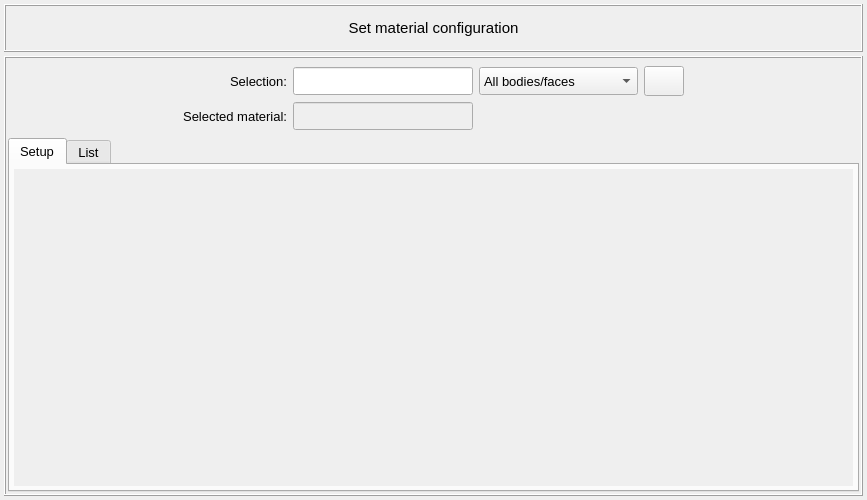
<?xml version="1.0" encoding="UTF-8"?>
<ui version="4.0">
 <class>Dialog</class>
 <widget class="QDialog" name="Dialog">
  <property name="geometry">
   <rect>
    <x>0</x>
    <y>0</y>
    <width>867</width>
    <height>500</height>
   </rect>
  </property>
  <property name="minimumSize">
   <size>
    <width>600</width>
    <height>500</height>
   </size>
  </property>
  <property name="maximumSize">
   <size>
    <width>900</width>
    <height>600</height>
   </size>
  </property>
  <property name="windowTitle">
   <string>Dialog</string>
  </property>
  <layout class="QGridLayout" name="gridLayout">
   <property name="leftMargin">
    <number>4</number>
   </property>
   <property name="topMargin">
    <number>4</number>
   </property>
   <property name="rightMargin">
    <number>4</number>
   </property>
   <property name="bottomMargin">
    <number>4</number>
   </property>
   <property name="spacing">
    <number>4</number>
   </property>
   <item row="1" column="0">
    <widget class="QFrame" name="frame_main_widget">
     <property name="frameShape">
      <enum>QFrame::Shape::Box</enum>
     </property>
     <property name="frameShadow">
      <enum>QFrame::Shadow::Raised</enum>
     </property>
     <layout class="QGridLayout" name="gridLayout_4">
      <property name="leftMargin">
       <number>2</number>
      </property>
      <property name="topMargin">
       <number>2</number>
      </property>
      <property name="rightMargin">
       <number>2</number>
      </property>
      <property name="bottomMargin">
       <number>2</number>
      </property>
      <property name="spacing">
       <number>2</number>
      </property>
      <item row="0" column="0">
       <widget class="QFrame" name="frame">
        <property name="minimumSize">
         <size>
          <width>400</width>
          <height>0</height>
         </size>
        </property>
        <property name="maximumSize">
         <size>
          <width>16777215</width>
          <height>80</height>
         </size>
        </property>
        <property name="font">
         <font>
          <pointsize>10</pointsize>
         </font>
        </property>
        <property name="frameShape">
         <enum>QFrame::Shape::NoFrame</enum>
        </property>
        <property name="frameShadow">
         <enum>QFrame::Shadow::Raised</enum>
        </property>
        <property name="lineWidth">
         <number>1</number>
        </property>
        <layout class="QGridLayout" name="gridLayout_2">
         <property name="leftMargin">
          <number>6</number>
         </property>
         <property name="topMargin">
          <number>6</number>
         </property>
         <property name="rightMargin">
          <number>6</number>
         </property>
         <property name="bottomMargin">
          <number>6</number>
         </property>
         <item row="0" column="2">
          <widget class="QLineEdit" name="lineEdit_selection_id">
           <property name="enabled">
            <bool>true</bool>
           </property>
           <property name="minimumSize">
            <size>
             <width>180</width>
             <height>28</height>
            </size>
           </property>
           <property name="maximumSize">
            <size>
             <width>180</width>
             <height>28</height>
            </size>
           </property>
           <property name="font">
            <font>
             <pointsize>10</pointsize>
            </font>
           </property>
           <property name="focusPolicy">
            <enum>Qt::FocusPolicy::ClickFocus</enum>
           </property>
           <property name="styleSheet">
            <string notr="true"/>
           </property>
           <property name="text">
            <string/>
           </property>
           <property name="alignment">
            <set>Qt::AlignmentFlag::AlignCenter</set>
           </property>
          </widget>
         </item>
         <item row="0" column="3">
          <widget class="QComboBox" name="comboBox_attribution_type">
           <property name="minimumSize">
            <size>
             <width>140</width>
             <height>28</height>
            </size>
           </property>
           <property name="maximumSize">
            <size>
             <width>16777215</width>
             <height>28</height>
            </size>
           </property>
           <property name="font">
            <font>
             <pointsize>10</pointsize>
            </font>
           </property>
           <item>
            <property name="text">
             <string>All bodies/faces</string>
            </property>
           </item>
           <item>
            <property name="text">
             <string>All bodies</string>
            </property>
           </item>
           <item>
            <property name="text">
             <string>All faces</string>
            </property>
           </item>
           <item>
            <property name="text">
             <string>Selected bodies</string>
            </property>
           </item>
           <item>
            <property name="text">
             <string>Selected faces</string>
            </property>
           </item>
           <item>
            <property name="text">
             <string>Selected bodies/faces</string>
            </property>
           </item>
          </widget>
         </item>
         <item row="0" column="0">
          <spacer name="horizontalSpacer_2">
           <property name="orientation">
            <enum>Qt::Orientation::Horizontal</enum>
           </property>
           <property name="sizeHint" stdset="0">
            <size>
             <width>40</width>
             <height>20</height>
            </size>
           </property>
          </spacer>
         </item>
         <item row="1" column="2">
          <widget class="QLineEdit" name="lineEdit_selected_material_name">
           <property name="enabled">
            <bool>false</bool>
           </property>
           <property name="minimumSize">
            <size>
             <width>180</width>
             <height>28</height>
            </size>
           </property>
           <property name="maximumSize">
            <size>
             <width>180</width>
             <height>28</height>
            </size>
           </property>
           <property name="font">
            <font>
             <pointsize>10</pointsize>
            </font>
           </property>
           <property name="focusPolicy">
            <enum>Qt::FocusPolicy::ClickFocus</enum>
           </property>
           <property name="styleSheet">
            <string notr="true"/>
           </property>
           <property name="text">
            <string/>
           </property>
           <property name="alignment">
            <set>Qt::AlignmentFlag::AlignCenter</set>
           </property>
          </widget>
         </item>
         <item row="0" column="1">
          <widget class="QLabel" name="label">
           <property name="font">
            <font>
             <family>MS Shell Dlg 2</family>
             <pointsize>10</pointsize>
             <bold>false</bold>
            </font>
           </property>
           <property name="text">
            <string>Selection:</string>
           </property>
           <property name="textFormat">
            <enum>Qt::TextFormat::AutoText</enum>
           </property>
           <property name="alignment">
            <set>Qt::AlignmentFlag::AlignRight|Qt::AlignmentFlag::AlignTrailing|Qt::AlignmentFlag::AlignVCenter</set>
           </property>
          </widget>
         </item>
         <item row="0" column="5">
          <spacer name="horizontalSpacer">
           <property name="orientation">
            <enum>Qt::Orientation::Horizontal</enum>
           </property>
           <property name="sizeHint" stdset="0">
            <size>
             <width>40</width>
             <height>20</height>
            </size>
           </property>
          </spacer>
         </item>
         <item row="1" column="1">
          <widget class="QLabel" name="label_selected_material">
           <property name="minimumSize">
            <size>
             <width>0</width>
             <height>28</height>
            </size>
           </property>
           <property name="maximumSize">
            <size>
             <width>16777215</width>
             <height>28</height>
            </size>
           </property>
           <property name="font">
            <font>
             <family>MS Shell Dlg 2</family>
             <pointsize>10</pointsize>
             <bold>false</bold>
            </font>
           </property>
           <property name="text">
            <string>Selected material:</string>
           </property>
           <property name="textFormat">
            <enum>Qt::TextFormat::AutoText</enum>
           </property>
           <property name="alignment">
            <set>Qt::AlignmentFlag::AlignRight|Qt::AlignmentFlag::AlignTrailing|Qt::AlignmentFlag::AlignVCenter</set>
           </property>
          </widget>
         </item>
         <item row="0" column="4">
          <widget class="QPushButton" name="pushButton_select_group">
           <property name="minimumSize">
            <size>
             <width>40</width>
             <height>30</height>
            </size>
           </property>
           <property name="maximumSize">
            <size>
             <width>40</width>
             <height>30</height>
            </size>
           </property>
           <property name="font">
            <font>
             <family>MS Shell Dlg 2</family>
             <pointsize>11</pointsize>
             <italic>false</italic>
             <bold>true</bold>
            </font>
           </property>
           <property name="toolTip">
            <string>&lt;html&gt;&lt;head/&gt;&lt;body&gt;&lt;p&gt;&lt;span style=&quot; font-size:10pt; font-weight:400;&quot;&gt;Show the created groups&lt;/span&gt;&lt;/p&gt;&lt;/body&gt;&lt;/html&gt;</string>
           </property>
           <property name="styleSheet">
            <string notr="true"/>
           </property>
           <property name="text">
            <string/>
           </property>
           <property name="icon">
            <iconset resource="../../../icons/dark_theme/resources.qrc">
             <normaloff>:/icons/selection_icon.png</normaloff>:/icons/selection_icon.png</iconset>
           </property>
           <property name="iconSize">
            <size>
             <width>20</width>
             <height>20</height>
            </size>
           </property>
           <property name="autoDefault">
            <bool>false</bool>
           </property>
           <property name="flat">
            <bool>false</bool>
           </property>
          </widget>
         </item>
        </layout>
       </widget>
      </item>
      <item row="1" column="0">
       <widget class="QTabWidget" name="tabWidget_main">
        <property name="font">
         <font>
          <pointsize>10</pointsize>
         </font>
        </property>
        <property name="currentIndex">
         <number>0</number>
        </property>
        <widget class="QWidget" name="tab_setup">
         <attribute name="title">
          <string>Setup</string>
         </attribute>
         <layout class="QGridLayout" name="gridLayout_5">
          <property name="leftMargin">
           <number>4</number>
          </property>
          <property name="topMargin">
           <number>4</number>
          </property>
          <property name="rightMargin">
           <number>4</number>
          </property>
          <property name="bottomMargin">
           <number>4</number>
          </property>
          <item row="0" column="0">
           <widget class="QScrollArea" name="scrollArea_table_of_materials">
            <property name="frameShape">
             <enum>QFrame::Shape::NoFrame</enum>
            </property>
            <property name="widgetResizable">
             <bool>true</bool>
            </property>
            <widget class="QWidget" name="scrollAreaWidgetContents">
             <property name="geometry">
              <rect>
               <x>0</x>
               <y>0</y>
               <width>837</width>
               <height>316</height>
              </rect>
             </property>
            </widget>
           </widget>
          </item>
         </layout>
        </widget>
        <widget class="QWidget" name="tab_list">
         <attribute name="title">
          <string>List</string>
         </attribute>
         <layout class="QGridLayout" name="gridLayout_6">
          <item row="1" column="0">
           <widget class="QFrame" name="frame_reset_remove_buttons">
            <property name="minimumSize">
             <size>
              <width>560</width>
              <height>40</height>
             </size>
            </property>
            <property name="maximumSize">
             <size>
              <width>16777215</width>
              <height>40</height>
             </size>
            </property>
            <property name="frameShape">
             <enum>QFrame::Shape::NoFrame</enum>
            </property>
            <property name="frameShadow">
             <enum>QFrame::Shadow::Raised</enum>
            </property>
            <layout class="QGridLayout" name="gridLayout_8">
             <property name="leftMargin">
              <number>4</number>
             </property>
             <property name="topMargin">
              <number>4</number>
             </property>
             <property name="rightMargin">
              <number>4</number>
             </property>
             <property name="bottomMargin">
              <number>4</number>
             </property>
             <property name="horizontalSpacing">
              <number>12</number>
             </property>
             <item row="0" column="0">
              <widget class="QPushButton" name="pushButton_reset">
               <property name="minimumSize">
                <size>
                 <width>100</width>
                 <height>28</height>
                </size>
               </property>
               <property name="maximumSize">
                <size>
                 <width>100</width>
                 <height>28</height>
                </size>
               </property>
               <property name="font">
                <font>
                 <family>MS Shell Dlg 2</family>
                 <pointsize>10</pointsize>
                 <italic>false</italic>
                 <bold>false</bold>
                </font>
               </property>
               <property name="styleSheet">
                <string notr="true"/>
               </property>
               <property name="text">
                <string>Reset</string>
               </property>
               <property name="autoDefault">
                <bool>false</bool>
               </property>
              </widget>
             </item>
             <item row="0" column="1">
              <widget class="QPushButton" name="pushButton_remove">
               <property name="minimumSize">
                <size>
                 <width>100</width>
                 <height>28</height>
                </size>
               </property>
               <property name="maximumSize">
                <size>
                 <width>100</width>
                 <height>28</height>
                </size>
               </property>
               <property name="font">
                <font>
                 <family>MS Shell Dlg 2</family>
                 <pointsize>10</pointsize>
                 <italic>false</italic>
                 <bold>false</bold>
                </font>
               </property>
               <property name="styleSheet">
                <string notr="true"/>
               </property>
               <property name="text">
                <string>Remove</string>
               </property>
               <property name="autoDefault">
                <bool>false</bool>
               </property>
              </widget>
             </item>
            </layout>
           </widget>
          </item>
          <item row="0" column="0">
           <widget class="QTableWidget" name="tableWidget_model_materials">
            <property name="sizeAdjustPolicy">
             <enum>QAbstractScrollArea::SizeAdjustPolicy::AdjustToContents</enum>
            </property>
            <attribute name="verticalHeaderVisible">
             <bool>false</bool>
            </attribute>
            <column>
             <property name="text">
              <string>Selection-ID</string>
             </property>
            </column>
            <column>
             <property name="text">
              <string>Name</string>
             </property>
            </column>
            <column>
             <property name="text">
              <string>Identifier</string>
             </property>
            </column>
            <column>
             <property name="text">
              <string>Density [kg/m³]</string>
             </property>
            </column>
            <column>
             <property name="text">
              <string>Elasticity modulus [Pa]</string>
             </property>
            </column>
            <column>
             <property name="text">
              <string>Poisson ratio [--]</string>
             </property>
            </column>
           </widget>
          </item>
         </layout>
        </widget>
       </widget>
      </item>
     </layout>
    </widget>
   </item>
   <item row="0" column="0">
    <widget class="QFrame" name="frame_title">
     <property name="minimumSize">
      <size>
       <width>0</width>
       <height>48</height>
      </size>
     </property>
     <property name="maximumSize">
      <size>
       <width>16777215</width>
       <height>48</height>
      </size>
     </property>
     <property name="frameShape">
      <enum>QFrame::Shape::Box</enum>
     </property>
     <property name="frameShadow">
      <enum>QFrame::Shadow::Raised</enum>
     </property>
     <layout class="QGridLayout" name="gridLayout_3">
      <property name="leftMargin">
       <number>4</number>
      </property>
      <property name="topMargin">
       <number>4</number>
      </property>
      <property name="rightMargin">
       <number>4</number>
      </property>
      <property name="bottomMargin">
       <number>4</number>
      </property>
      <property name="spacing">
       <number>4</number>
      </property>
      <item row="0" column="0">
       <widget class="QLabel" name="label_2">
        <property name="font">
         <font>
          <family>MS Shell Dlg 2</family>
          <pointsize>11</pointsize>
          <bold>false</bold>
         </font>
        </property>
        <property name="text">
         <string>Set material configuration</string>
        </property>
        <property name="textFormat">
         <enum>Qt::TextFormat::AutoText</enum>
        </property>
        <property name="alignment">
         <set>Qt::AlignmentFlag::AlignCenter</set>
        </property>
       </widget>
      </item>
     </layout>
    </widget>
   </item>
  </layout>
 </widget>
 <resources>
  <include location="../../../icons/dark_theme/resources.qrc"/>
 </resources>
 <connections/>
</ui>
